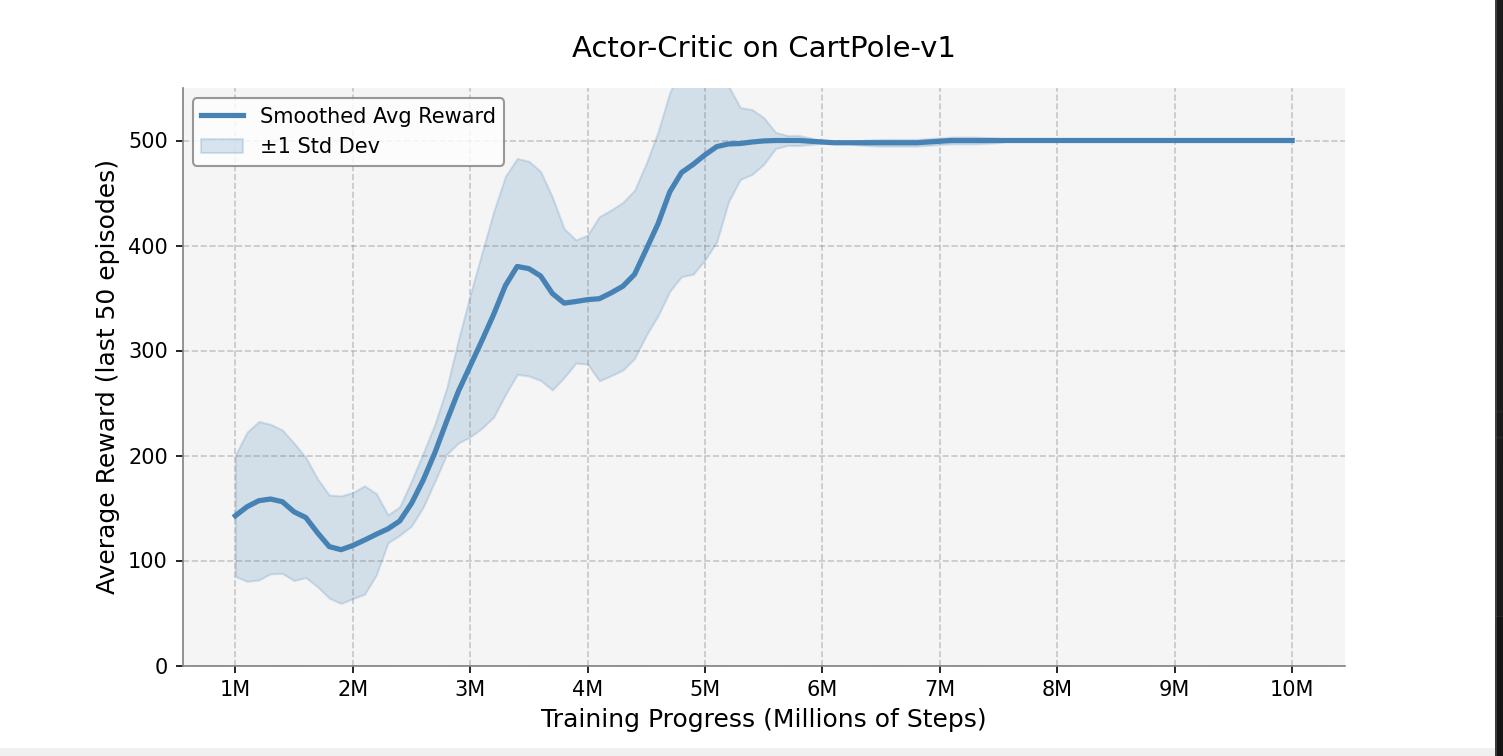

Reproduce this figure in Python.
import torch
import torch.optim as optim
import torch.nn as nn
import torch.nn.functional as F
import numpy as np
import matplotlib.pyplot as plt
import gym

# Set device
device = torch.device("cuda" if torch.cuda.is_available() else "cpu")

# Policy network
class PolicyNetwork(nn.Module):
    def __init__(self, input_dim, output_dim):
        super().__init__()
        self.fc1 = nn.Linear(input_dim, 64)
        self.fc2 = nn.Linear(64, 64)
        self.fc3 = nn.Linear(64, output_dim)

    def forward(self, x):
        x = torch.relu(self.fc1(x))
        x = torch.relu(self.fc2(x))
        return F.softmax(self.fc3(x), dim=-1)

# Value network
class ValueNetwork(nn.Module):
    def __init__(self, input_dim):
        super().__init__()
        self.fc1 = nn.Linear(input_dim, 64)
        self.fc2 = nn.Linear(64, 64)
        self.fc3 = nn.Linear(64, 1)

    def forward(self, x):
        x = torch.relu(self.fc1(x))
        x = torch.relu(self.fc2(x))
        return self.fc3(x)

# Actor-Critic Trainer
class ActorCriticAgent:
    def __init__(self, env, gamma=0.99, tau=0.95, entropy_coef=0.01, batch_size=256):
        self.env = env
        self.gamma = gamma
        self.tau = tau
        self.entropy_coef = entropy_coef
        self.batch_size = batch_size

        self.obs_dim = env.observation_space.shape[0]
        self.act_dim = env.action_space.n

        self.policy_net = PolicyNetwork(self.obs_dim, self.act_dim).to(device)
        self.value_net = ValueNetwork(self.obs_dim).to(device)

        self.policy_opt = optim.AdamW(self.policy_net.parameters(), lr=5e-4)
        self.value_opt = optim.AdamW(self.value_net.parameters(), lr=5e-4)

        self.reset_buffers()

    def reset_buffers(self):
        self.states, self.actions = [], []
        self.rewards, self.dones = [], []
        self.log_probs, self.values = [], []
        self.next_states = []

    def select_action(self, state):
        state_tensor = torch.tensor(state, dtype=torch.float32).unsqueeze(0).to(device)
        probs = self.policy_net(state_tensor)
        dist = torch.distributions.Categorical(probs)
        action = dist.sample()
        log_prob = dist.log_prob(action)
        entropy = dist.entropy()
        value = self.value_net(state_tensor).squeeze()
        return action.item(), log_prob, entropy.item(), value.item()

    def compute_gae(self, rewards, values, next_values, dones):
        gae = 0
        advs = []
        for t in reversed(range(len(rewards))):
            delta = rewards[t] + self.gamma * next_values[t] * (1 - dones[t]) - values[t]
            gae = delta + self.gamma * self.tau * (1 - dones[t]) * gae
            advs.insert(0, gae)
        return torch.tensor(advs, dtype=torch.float32, device=device)

    def update(self):
        if len(self.states) < self.batch_size:
            return

        states = torch.tensor(np.array(self.states), dtype=torch.float32, device=device)
        actions = torch.tensor(self.actions, dtype=torch.int64, device=device)
        rewards = torch.tensor(self.rewards, dtype=torch.float32, device=device)
        dones = torch.tensor(self.dones, dtype=torch.float32, device=device)
        values = torch.tensor(self.values, dtype=torch.float32, device=device)

        next_states_tensor = torch.tensor(np.array(self.next_states), dtype=torch.float32, device=device)
        next_values = self.value_net(next_states_tensor).squeeze().detach()

        advantages = self.compute_gae(rewards, values, next_values, dones)
        returns = advantages + values
        advantages = (advantages - advantages.mean()) / (advantages.std() + 1e-8)

        logits = self.policy_net(states)
        dist = torch.distributions.Categorical(logits)
        new_log_probs = dist.log_prob(actions)
        entropy = dist.entropy().mean()

        policy_loss = -(new_log_probs * advantages.detach()).mean() - self.entropy_coef * entropy
        value_preds = self.value_net(states).squeeze()
        value_loss = F.mse_loss(value_preds, returns.detach())

        self.policy_opt.zero_grad()
        policy_loss.backward()
        self.policy_opt.step()

        self.value_opt.zero_grad()
        value_loss.backward()
        self.value_opt.step()

        self.reset_buffers()

    def train(self, total_steps=10**6):
        state, _ = self.env.reset()
        reward_records = []
        avg_rewards = []
        total_reward = 0
        steps = 0

        while steps < total_steps:
            action, log_prob, entropy, value = self.select_action(state)
            next_state, reward, term, trunc, _ = self.env.step(action)
            done = term or trunc

            self.states.append(state)
            self.actions.append(action)
            self.rewards.append(reward)
            self.dones.append(float(done))
            self.log_probs.append(log_prob)
            self.values.append(value)
            self.next_states.append(next_state)

            total_reward += reward
            steps += 1
            state = next_state if not done else self.env.reset()[0]

            if done:
                reward_records.append(total_reward)
                total_reward = 0

            if len(self.states) >= self.batch_size:
                self.update()

            if steps % 10000 == 0:
                avg = np.mean(reward_records[-50:]) if reward_records else 0
                print(f"Step {steps:7} | Avg Reward (last 50 episodes): {avg:.2f}")
                avg_rewards.append(avg)

        return avg_rewards

# Training
env = gym.make("CartPole-v1")
agent = ActorCriticAgent(env)
rewards = agent.train()


plt.figure(figsize=(10, 5))

# Convert rewards to a numpy array for easier manipulation
rewards = np.array(rewards)


window_size = 10  
smoothed_rewards = np.convolve(rewards, np.ones(window_size)/window_size, mode='valid')
x = np.linspace(1, 10, len(smoothed_rewards))  

# Calculate the standard deviation over a rolling window to show variability

std_window = 10 
rolling_std = np.zeros(len(smoothed_rewards))
for i in range(len(smoothed_rewards)):
    start = max(0, i - std_window // 2)
    end = min(len(rewards), i + std_window // 2 + 1)
    rolling_std[i] = np.std(rewards[start:end])


plt.plot(x, smoothed_rewards, color='#4682B4', linewidth=2.5, label='Smoothed Avg Reward')  
plt.fill_between(x, smoothed_rewards - rolling_std, smoothed_rewards + rolling_std, color='#4682B4', alpha=0.2, label='±1 Std Dev')


plt.title("Actor-Critic on CartPole-v1", fontsize=14, pad=15)
plt.xlabel("Training Progress (Millions of Steps)", fontsize=12)
plt.ylabel("Average Reward (last 50 episodes)", fontsize=12)


plt.xticks(np.arange(1, 11), labels=[f"{i}M" for i in range(1, 11)])


plt.yticks(np.arange(0, 501, 100))
plt.ylim(0, 550)


plt.grid(True, linestyle='--', alpha=0.4, color='gray')


plt.gca().set_facecolor('#F5F5F5')  
plt.gcf().set_facecolor('white')    
plt.gca().spines['top'].set_visible(False)    
plt.gca().spines['right'].set_visible(False)  
plt.gca().spines['left'].set_color('gray')    
plt.gca().spines['bottom'].set_color('gray')  

# Style the legend
plt.legend(loc='best', fontsize=10, framealpha=0.8, facecolor='white', edgecolor='gray')

plt.show()
